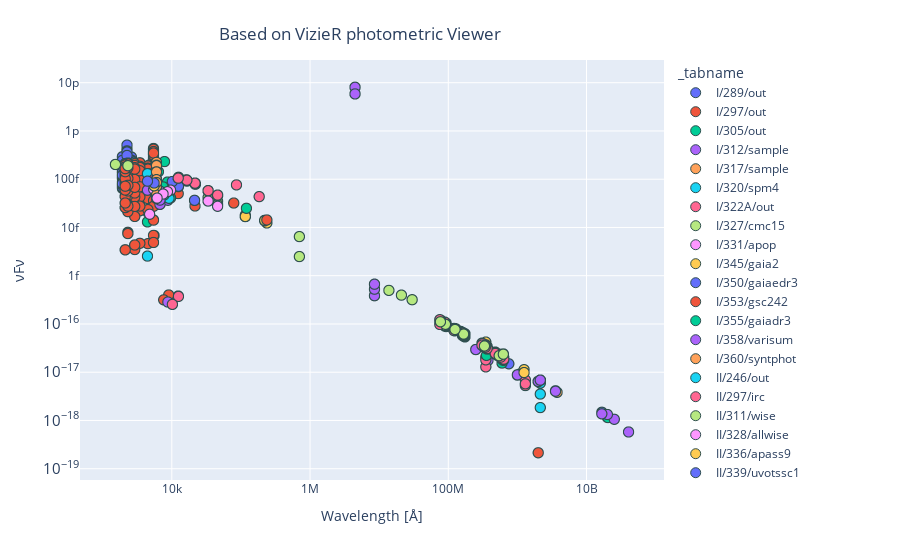

Write notebook code for a chart like this one.
### Code cell
sed["nufnu"] = sed["sed_freq"] * sed["sed_flux"] * 1e-17
cc = 3e18
sed["lambda"] = cc / sed["sed_freq"] / 1e9
sed_p = sed.to_pandas()
fig = px.scatter(sed_p, x="lambda", y="nufnu", log_x=True, log_y=True, color="_tabname")
fig.update_traces(
    marker=dict(size=10, line=dict(width=1, color="DarkSlateGrey")),
    selector=dict(mode="markers"),
)

fig.update_layout(
    xaxis_title="Wavelength [Å]",
    yaxis_title="νFν",
    title={
        "text": "Based on VizieR photometric Viewer",
        "y": 0.95,
        "x": 0.4,
        "xanchor": "center",
        "yanchor": "top",
    },
)

fig.show()
